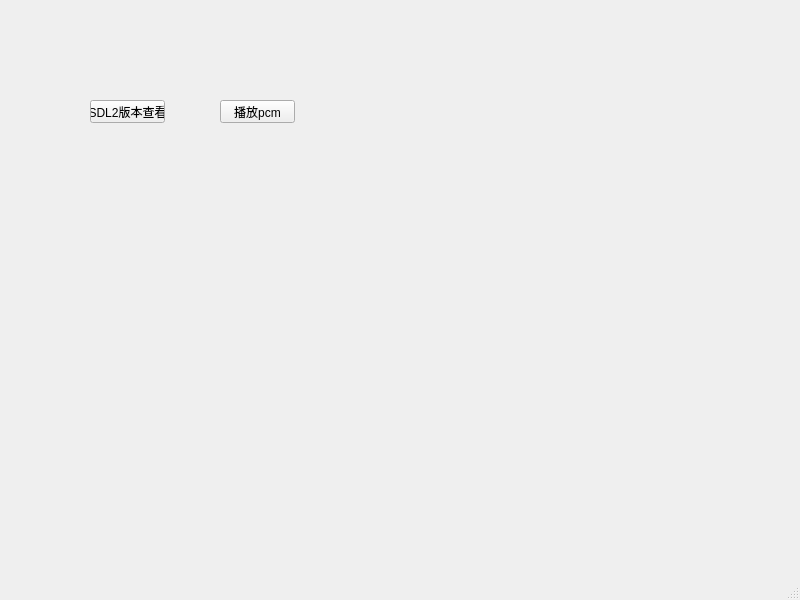
<?xml version="1.0" encoding="UTF-8"?>
<ui version="4.0">
 <class>MainWindow</class>
 <widget class="QMainWindow" name="MainWindow">
  <property name="geometry">
   <rect>
    <x>0</x>
    <y>0</y>
    <width>800</width>
    <height>600</height>
   </rect>
  </property>
  <property name="windowTitle">
   <string>MainWindow</string>
  </property>
  <widget class="QWidget" name="centralwidget">
   <widget class="QPushButton" name="pushButton">
    <property name="geometry">
     <rect>
      <x>90</x>
      <y>100</y>
      <width>75</width>
      <height>23</height>
     </rect>
    </property>
    <property name="text">
     <string>SDL2版本查看</string>
    </property>
   </widget>
   <widget class="QPushButton" name="pushButton_2">
    <property name="geometry">
     <rect>
      <x>220</x>
      <y>100</y>
      <width>75</width>
      <height>23</height>
     </rect>
    </property>
    <property name="text">
     <string>播放pcm</string>
    </property>
   </widget>
  </widget>
  <widget class="QMenuBar" name="menubar">
   <property name="geometry">
    <rect>
     <x>0</x>
     <y>0</y>
     <width>800</width>
     <height>23</height>
    </rect>
   </property>
  </widget>
  <widget class="QStatusBar" name="statusbar"/>
 </widget>
 <resources/>
 <connections/>
</ui>
